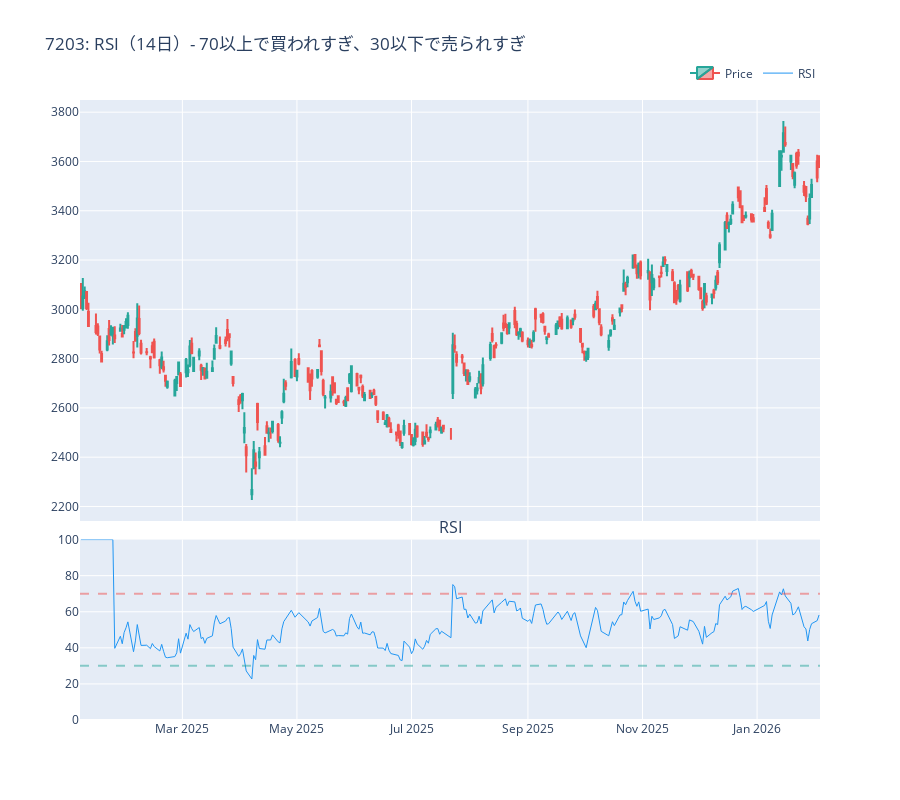

Write notebook code for a chart like this one.
### Code cell
# RSI付きチャート
# RSI > 70: 買われすぎ、RSI < 30: 売られすぎ
fig = analyzer_jp.plot_chart(
    "7203",
    show_rsi=True,  # RSIサブプロット表示
    start="2025-01-01",
)
fig.update_layout(title="7203: RSI（14日）- 70以上で買われすぎ、30以下で売られすぎ")
fig.show()

### Figure 1 — Plotly figure (JSON) as saved in the notebook; plotly's stock layout.template omitted (floating-point values rounded to 4 significant figures; data arrays with more than 128 entries replaced by an {"elided": "..."} marker saying what was removed)
{"data": [{"close": {"elided": "264 float values"}, "decreasing": {"line": {"color": "#ef5350"}}, "high": {"elided": "264 float values"}, "increasing": {"line": {"color": "#26a69a"}}, "low": {"elided": "264 float values"}, "name": "Price", "open": {"elided": "264 float values"}, "type": "candlestick", "x": {"elided": "264 str values"}, "xaxis": "x", "yaxis": "y"}, {"line": {"color": "#2196F3", "width": 1}, "name": "RSI", "type": "scatter", "x": {"elided": "264 str values"}, "xaxis": "x2", "y": {"elided": "264 float values"}, "yaxis": "y2"}], "layout": {"annotations": [{"font": {"size": 16}, "showarrow": false, "text": "RSI", "x": 0.5, "xanchor": "center", "xref": "paper", "y": 0.291, "yanchor": "bottom", "yref": "paper"}], "height": 800, "legend": {"orientation": "h", "x": 1, "xanchor": "right", "y": 1.02, "yanchor": "bottom"}, "shapes": [{"line": {"color": "rgba(239, 83, 80, 0.5)", "dash": "dash"}, "type": "line", "x0": 0, "x1": 1, "xref": "x2 domain", "y0": 70, "y1": 70, "yref": "y2"}, {"line": {"color": "rgba(38, 166, 154, 0.5)", "dash": "dash"}, "type": "line", "x0": 0, "x1": 1, "xref": "x2 domain", "y0": 30, "y1": 30, "yref": "y2"}], "showlegend": true, "title": {"text": "7203: RSI（14日）- 70以上で買われすぎ、30以下で売られすぎ"}, "xaxis": {"anchor": "y", "domain": [0, 1], "matches": "x2", "rangeslider": {"visible": false}, "showticklabels": false}, "xaxis2": {"anchor": "y2", "domain": [0, 1]}, "yaxis": {"anchor": "x", "domain": [0.321, 1.0]}, "yaxis2": {"anchor": "x2", "domain": [0, 0.291], "range": [0, 100]}}}
